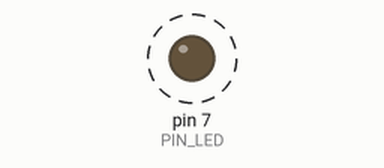
The sketch below on a simulated Arduino Uno, built with avr-gcc and run on an emulated ATmega328P. On the bench: output pins drawn as LEDs (lit = HIGH). Dashed ring = blinking.

Above: at 1.05 s.
Timing chart, 0 to 4.0 s (numbered marks = the images above):
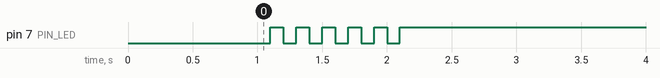

The sketch:

05_practice_2.ino
```cpp
#define PIN_LED 7
unsigned int count, toggle;

void setup() {
  pinMode(PIN_LED, OUTPUT);
  Serial.begin(115200);
  while (!Serial) {
    ;
  }
  delay(1000);
  count = 0;
  toggle = 0;
}

void loop() {
  while (count < 6) {
    if (toggle == 1) {
      digitalWrite(PIN_LED, 1);
      toggle = 0;
      count += 1;
    } else if (toggle == 0) {
      digitalWrite(PIN_LED, 0);
      toggle = 1;
    }
    delay(100);
  }
digitalWrite(PIN_LED, 1);
}
```

Measured:
- by itself, pin 7 (PIN_LED): alternates HIGH for 0.10 s and LOW for 0.10 s, 11 changes in all, then stays HIGH
